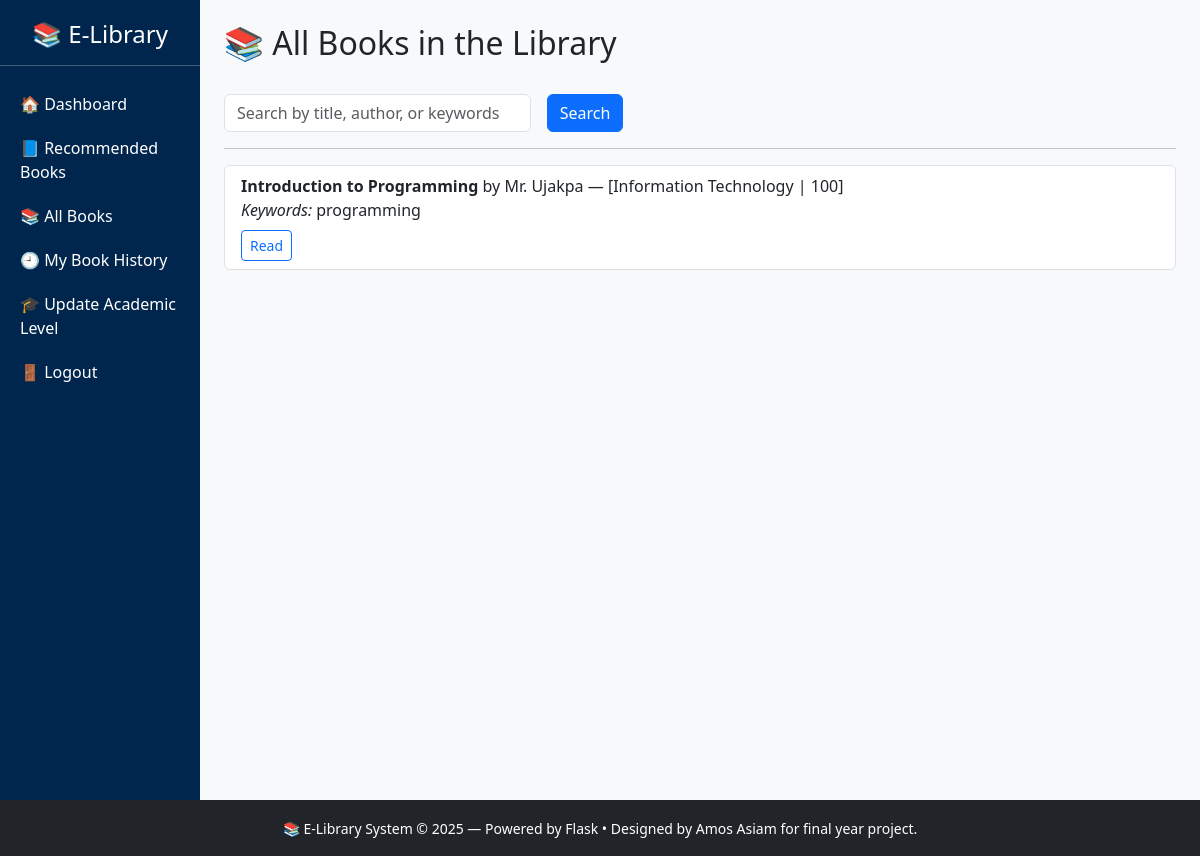
The page /library (signed in) on the database its author committed.
### app.py (models this page shows)
class Book(db.Model):
    id = db.Column(db.Integer, primary_key=True)
    title = db.Column(db.String(200), nullable=False)
    author = db.Column(db.String(100), nullable=False)
    program = db.Column(db.String(100), nullable=False)
    level = db.Column(db.String(10), nullable=False)
    filename = db.Column(db.String(100), nullable=False)
    keywords = db.Column(db.String(200), nullable=True)

### app.py (the view)
@app.route('/library')
@login_required
def library():
    page = request.args.get('page', 1, type=int)
    search_query = request.args.get('q', '')
    query = Book.query
    if search_query:
        query = query.filter(
            (Book.title.ilike(f'%{search_query}%')) |
            (Book.author.ilike(f'%{search_query}%')) |
            (Book.keywords.ilike(f'%{search_query}%'))
        )
    books = query.order_by(Book.title).paginate(page=page, per_page=10)
    return render_template('library.html', books=books, search=search_query)

### app.py (called while the page is built)
@login_manager.user_loader
def load_user(user_id):
    return User.query.get(int(user_id))

@app.context_processor
def inject_now():
    return {'current_year': datetime.now().year}

### templates/library.html (shortened to what this page needs)
{% extends "layout.html" %}
{% block sidebar %}
  <a href="/dashboard">🏠 Dashboard</a>
  <a href="/books">📘 Recommended Books</a>
  <a href="/library">📚 All Books</a>
  <a href="/history">🕘 My Book History</a>
  <a href="/update-level">🎓 Update Academic Level</a>
  <a href="/logout">🚪 Logout</a>
{% endblock %}
{% block content %}
  <h2>📚 All Books in the Library</h2>
  <form method="get" class="row g-3 mt-3">
    <div class="col-md-4">
      <input type="text" name="q" class="form-control" placeholder="Search by title, author, or keywords" value="{{ search }}">
    </div>
    <div class="col-md-2">
      <button type="submit" class="btn btn-primary">Search</button>
    </div>
  </form>
  <hr>
{% if books.items %}
    <ul class="list-group">
    {% for book in books.items %}
      <li class="list-group-item">
        <strong>{{ book.title }}</strong> by {{ book.author }} — [{{ book.program }} | {{ book.level }}]
        <br><em>Keywords:</em> {{ book.keywords }}
        <br><a href="{{ url_for('read_book', book_id=book.id) }}" class="btn btn-sm btn-outline-primary mt-2">Read</a>
      </li>
    {% endfor %}
    </ul>
  {% else %}
    <p>No books found.</p>
  {% endif %}
{% endblock %}

### templates/layout.html (style rules this page uses)
body { background-color: #f8f9fa; }
.sidebar a { color: white; text-decoration: none; display: block; padding: 10px 20px; }

### rows shown on the page
Book: title "Introduction to Programming", author "Mr. Ujakpa", program "Information Technology", level "100", keywords "programming"
